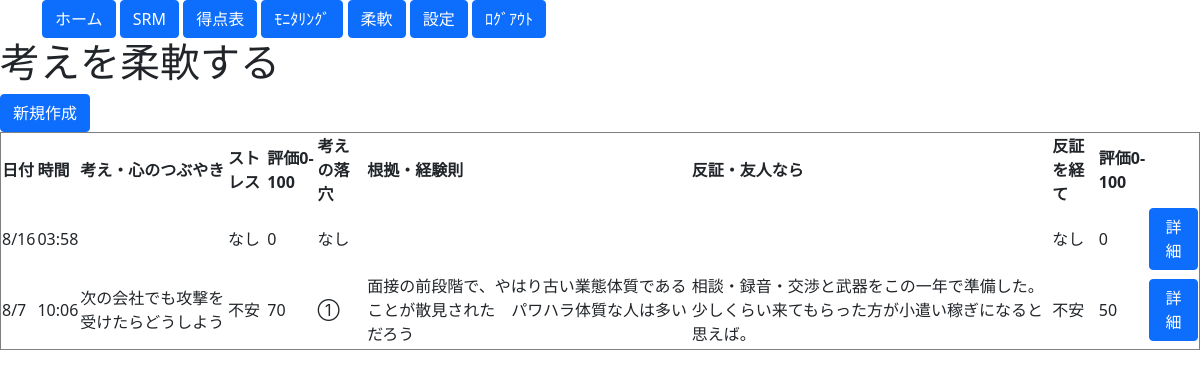
Screenshot of /exercise/list/ with the database file from the repository.
### blogpost/models.py (models this page shows)
class ExerciseModel(models.Model):
    falls = [("なし",'なし'),("①",'①'),("②",'②')]
    date = models.DateField(default=timezone.now, help_text="記録した日付") #unique_for_date=True
    time = models.TimeField(default=timezone.now, blank=True, null=True, help_text="記録した時間") #unique_for_date=True
    think = models.TextField(max_length=100, blank=True, null=True, help_text="浮かんだ考え心のつぶやき")
    stress_1 = models.CharField(
        max_length= 30,
        choices = CONDITION, blank=True, null=True, default='なし',
    )
    strespoint_1 =  models.IntegerField(blank=True, null=True, default=0, help_text="気持ちの強さ１")
    stress_2 = models.CharField(
        max_length= 10,
        choices = CONDITION, blank=True, null=True, default='なし',
    )
    strespoint_2 =  models.IntegerField(blank=True, null=True, default=0, help_text="気持ちの強さ２（あれば）")
    fall = models.CharField(default='なし', max_length=5, blank=True, null=True, choices = falls, help_text="考えの落とし穴")
    evidence = models.TextField(max_length=100, blank=True, null=True, help_text="その根拠")
    opposite = models.TextField(max_length=200, blank=True, null=True, help_text="気持ち")
    stress_3 = models.CharField(
        max_length= 10,
        choices = CONDITION, blank=True, null=True, default='なし',
    )
    strespoint_3 =  models.IntegerField(blank=True, null=True, default=0, help_text="気持ちの強さ１")
    stress_4 = models.CharField(
        max_length= 10,
        choices = CONDITION, blank=True, null=True, default='なし',
    )
    strespoint_4 =  models.IntegerField(blank=True, null=True, default=0, help_text="気持ちの強さ２（あれば）")

### blogpost/views.py (the view)
# urls.py: path('exercise/list/', Exer_List.as_view(), name='Exer_List'),
class Exer_List(ListView):
    template_name = 'exercise/list.html'
    model = ExerciseModel
    def get_queryset(self):
        date = ExerciseModel.objects.order_by('-date', '-time')
        return date

### blogpost/templates/exercise/list.html (shortened to what this page needs)
<!doctype html>
<html lang="en">
  <head>
    <link href="https://cdn.jsdelivr.net/npm/bootstrap@5.0.0-beta3/dist/css/bootstrap.min.css" rel="stylesheet">
  </head>
{% extends 'base.html' %}
{% block content %}
<!DOCTYPE html>
<html>
<head>
</head>
<body>
  <h1>考えを柔軟する</h1>
  <td><a class="btn btn-primary" href="{% url 'Exer_Create' %}" pk="button">新規作成</a></td>
  <table border="1" style="border-collapse: collapse">
    <thead>
      <tr>
        <th>日付</th>
        <th>時間</th>
        <th>考え・心のつぶやき</th>
        <th>ストレス</th>
        <th>評価0-100</th>
        <th>考えの落穴</th>
        <th>根拠・経験則</th>
        <th>反証・友人なら</th>
        <th>反証を経て</th>
        <th>評価0-100</th>
        <th></th>
      </tr>
    </thead>
    {% for item in object_list %}
    <tbody>
      <tr>
        <td>{{ item.date|date:"n/j" }}</td>
        <td>{{ item.time|date:"H:i" }}</td>
        <td>{{ item.think }}</td>
        <td>{{ item.stress_1 }}</td>
        <td>{{ item.strespoint_1 }}</td>
        <td>{{ item.fall }}</td>
        <td>{{ item.evidence }}</td>
        <td>{{ item.opposite }}</td>
        <td>{{ item.stress_3 }}</td>
        <td>{{ item.strespoint_3 }}</td>
        <td><a class="btn btn-primary" href="{% url 'Moni_Detile' item.pk %}" role="button">詳細</a></td>
      </tr>
      <tr>
         <td></td>
         <td>{{ form.stress_2 }}</td>
         <td>{{ form.strespoint_2 }}</td>
         <td></td>
         <td></td>
         <td></td>
         <td>{{ form.stress_4 }}</td>
         <td>{{ form.strespoint_4 }}</td>
       </tr>
    </tbody>
    {% endfor %}
  </table>
</body>
{% endblock content %}

### rows the page displays
ExerciseModel: date "8/16", time "03:58", stress_1 "なし", strespoint_1 "0", fall "なし", stress_3 "なし", strespoint_3 "0"
ExerciseModel: date "8/7", time "10:06", think "次の会社でも攻撃を受けたらどうしよう", stress_1 "不安", strespoint_1 "70", fall "①", evidence "面接の前段階で、やはり古い業態体質であることが散見された パワハラ体質な人は多いだろう", opposite "相談・録音・交渉と武器をこの一年で準備した。少しくらい来てもらった方が小遣い稼ぎになると思えば。", stress_3 "不安", strespoint_3 "50"
